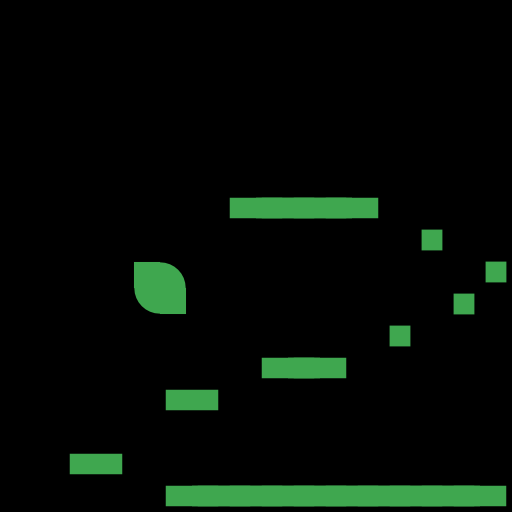

Rendered tile map (Tiled .tmx) drawn with the repository's tilesets; below, a short description and the full map source, tile grids included:
An orthogonal 16x16 tile map with 32x32 px tiles, 1 tile layer (Ground) and 1 object.

<map version="1.0" tiledversion="1.0.3" orientation="orthogonal" renderorder="right-down" width="16" height="16" tilewidth="32" tileheight="32" nextobjectid="2">
 <tileset firstgid="1" name="basic" tilewidth="32" tileheight="32" tilecount="16" columns="4">
  <image source="../images/tiles.png" width="128" height="128" />
 </tileset>
 <layer name="Ground" width="16" height="16">
  <data>
   <tile gid="0" />
   <tile gid="0" />
   <tile gid="0" />
   <tile gid="0" />
   <tile gid="0" />
   <tile gid="0" />
   <tile gid="0" />
   <tile gid="0" />
   <tile gid="0" />
   <tile gid="0" />
   <tile gid="0" />
   <tile gid="0" />
   <tile gid="0" />
   <tile gid="0" />
   <tile gid="0" />
   <tile gid="0" />
   <tile gid="0" />
   <tile gid="0" />
   <tile gid="0" />
   <tile gid="0" />
   <tile gid="0" />
   <tile gid="0" />
   <tile gid="0" />
   <tile gid="0" />
   <tile gid="0" />
   <tile gid="0" />
   <tile gid="0" />
   <tile gid="0" />
   <tile gid="0" />
   <tile gid="0" />
   <tile gid="0" />
   <tile gid="0" />
   <tile gid="0" />
   <tile gid="0" />
   <tile gid="0" />
   <tile gid="0" />
   <tile gid="0" />
   <tile gid="0" />
   <tile gid="0" />
   <tile gid="0" />
   <tile gid="0" />
   <tile gid="0" />
   <tile gid="0" />
   <tile gid="0" />
   <tile gid="0" />
   <tile gid="0" />
   <tile gid="0" />
   <tile gid="0" />
   <tile gid="0" />
   <tile gid="0" />
   <tile gid="0" />
   <tile gid="0" />
   <tile gid="0" />
   <tile gid="0" />
   <tile gid="0" />
   <tile gid="0" />
   <tile gid="0" />
   <tile gid="0" />
   <tile gid="0" />
   <tile gid="0" />
   <tile gid="0" />
   <tile gid="0" />
   <tile gid="0" />
   <tile gid="0" />
   <tile gid="0" />
   <tile gid="0" />
   <tile gid="0" />
   <tile gid="0" />
   <tile gid="0" />
   <tile gid="0" />
   <tile gid="0" />
   <tile gid="0" />
   <tile gid="0" />
   <tile gid="0" />
   <tile gid="0" />
   <tile gid="0" />
   <tile gid="0" />
   <tile gid="0" />
   <tile gid="0" />
   <tile gid="0" />
   <tile gid="0" />
   <tile gid="0" />
   <tile gid="0" />
   <tile gid="0" />
   <tile gid="0" />
   <tile gid="0" />
   <tile gid="0" />
   <tile gid="0" />
   <tile gid="0" />
   <tile gid="0" />
   <tile gid="0" />
   <tile gid="0" />
   <tile gid="0" />
   <tile gid="0" />
   <tile gid="0" />
   <tile gid="0" />
   <tile gid="0" />
   <tile gid="0" />
   <tile gid="0" />
   <tile gid="0" />
   <tile gid="0" />
   <tile gid="0" />
   <tile gid="0" />
   <tile gid="5" />
   <tile gid="8" />
   <tile gid="8" />
   <tile gid="8" />
   <tile gid="6" />
   <tile gid="0" />
   <tile gid="0" />
   <tile gid="0" />
   <tile gid="0" />
   <tile gid="0" />
   <tile gid="0" />
   <tile gid="0" />
   <tile gid="0" />
   <tile gid="0" />
   <tile gid="0" />
   <tile gid="0" />
   <tile gid="0" />
   <tile gid="0" />
   <tile gid="0" />
   <tile gid="0" />
   <tile gid="0" />
   <tile gid="0" />
   <tile gid="1" />
   <tile gid="0" />
   <tile gid="0" />
   <tile gid="0" />
   <tile gid="0" />
   <tile gid="0" />
   <tile gid="0" />
   <tile gid="11" />
   <tile gid="10" />
   <tile gid="0" />
   <tile gid="0" />
   <tile gid="0" />
   <tile gid="0" />
   <tile gid="0" />
   <tile gid="0" />
   <tile gid="0" />
   <tile gid="0" />
   <tile gid="0" />
   <tile gid="1" />
   <tile gid="0" />
   <tile gid="0" />
   <tile gid="0" />
   <tile gid="0" />
   <tile gid="13" />
   <tile gid="16" />
   <tile gid="0" />
   <tile gid="0" />
   <tile gid="0" />
   <tile gid="0" />
   <tile gid="0" />
   <tile gid="0" />
   <tile gid="0" />
   <tile gid="0" />
   <tile gid="1" />
   <tile gid="0" />
   <tile gid="0" />
   <tile gid="0" />
   <tile gid="0" />
   <tile gid="0" />
   <tile gid="0" />
   <tile gid="0" />
   <tile gid="0" />
   <tile gid="0" />
   <tile gid="0" />
   <tile gid="0" />
   <tile gid="0" />
   <tile gid="0" />
   <tile gid="1" />
   <tile gid="0" />
   <tile gid="0" />
   <tile gid="0" />
   <tile gid="0" />
   <tile gid="0" />
   <tile gid="0" />
   <tile gid="0" />
   <tile gid="0" />
   <tile gid="0" />
   <tile gid="0" />
   <tile gid="0" />
   <tile gid="5" />
   <tile gid="8" />
   <tile gid="6" />
   <tile gid="0" />
   <tile gid="0" />
   <tile gid="0" />
   <tile gid="0" />
   <tile gid="0" />
   <tile gid="0" />
   <tile gid="0" />
   <tile gid="0" />
   <tile gid="0" />
   <tile gid="0" />
   <tile gid="5" />
   <tile gid="6" />
   <tile gid="0" />
   <tile gid="0" />
   <tile gid="0" />
   <tile gid="0" />
   <tile gid="0" />
   <tile gid="0" />
   <tile gid="0" />
   <tile gid="0" />
   <tile gid="0" />
   <tile gid="0" />
   <tile gid="0" />
   <tile gid="0" />
   <tile gid="0" />
   <tile gid="0" />
   <tile gid="0" />
   <tile gid="0" />
   <tile gid="0" />
   <tile gid="0" />
   <tile gid="0" />
   <tile gid="0" />
   <tile gid="0" />
   <tile gid="0" />
   <tile gid="0" />
   <tile gid="0" />
   <tile gid="0" />
   <tile gid="0" />
   <tile gid="0" />
   <tile gid="5" />
   <tile gid="6" />
   <tile gid="0" />
   <tile gid="0" />
   <tile gid="0" />
   <tile gid="0" />
   <tile gid="0" />
   <tile gid="0" />
   <tile gid="0" />
   <tile gid="0" />
   <tile gid="0" />
   <tile gid="0" />
   <tile gid="0" />
   <tile gid="0" />
   <tile gid="0" />
   <tile gid="0" />
   <tile gid="0" />
   <tile gid="0" />
   <tile gid="0" />
   <tile gid="5" />
   <tile gid="8" />
   <tile gid="8" />
   <tile gid="8" />
   <tile gid="8" />
   <tile gid="8" />
   <tile gid="8" />
   <tile gid="8" />
   <tile gid="8" />
   <tile gid="8" />
   <tile gid="6" />
  </data>
 </layer>
 <objectgroup name="Players">
  <object id="1" gid="2" x="424" y="480" width="32" height="32" />
 </objectgroup>
</map>